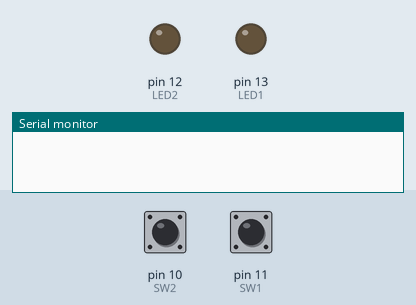
The sketch below on a simulated Arduino Uno, built with avr-gcc and run on an emulated ATmega328P. Shown: output pins drawn as LEDs (lit = HIGH), the last lines printed to the serial monitor. Dashed ring = blinking. Inputs (shaded band) come from the test bench; at power-on: pin 10 (SW2) LOW, pin 11 (SW1) LOW.

Above: at 1.2 s.
1.3 s: pin 10 (SW2) pulled HIGH for 0.15 s
At 2.5 s:
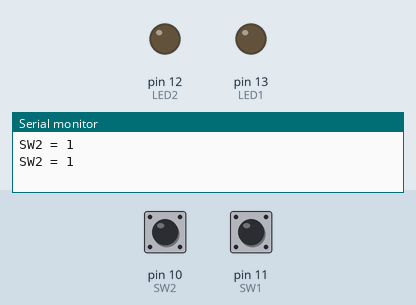
2.9 s: pin 11 (SW1) pulled HIGH for 1 s
At 3.11 s:
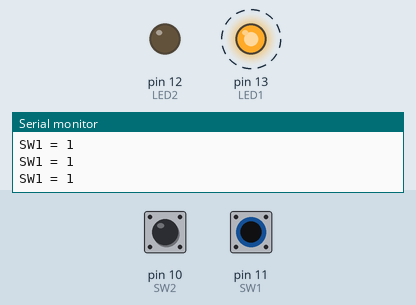
5.9 s: pin 11 (SW1) pulled HIGH for 3.2 s
At 9.7 s:
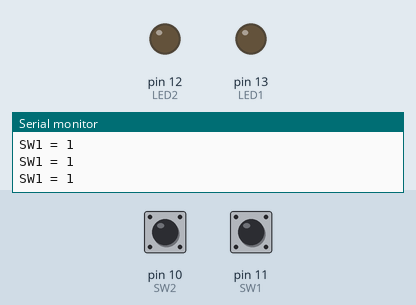
10.6 s: pin 10 (SW2) pulled HIGH for 3.2 s
At 10.81 s:
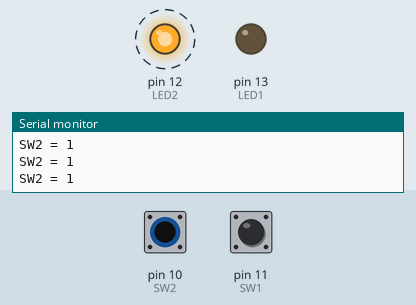
Timing chart, 0 to 15.3 s (numbered marks = the images above; inputs shaded):
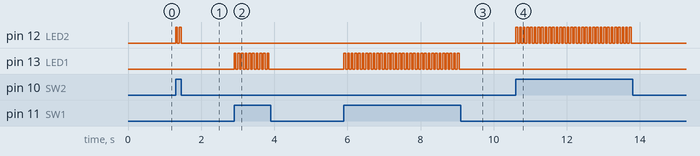

Measured:
- after the input at 1.3 s, pin 12 (LED2): alternates HIGH for 0.05 s and LOW for 0.05 s, 4 changes in all, then stays LOW, starting at once
- after the input at 2.9 s, pin 13 (LED1): alternates HIGH for 0.05 s and LOW for 0.05 s, 20 changes in all, then stays LOW, starting at once
- after the input at 5.9 s, pin 13 (LED1): alternates HIGH for 0.05 s and LOW for 0.05 s, 64 changes in all, then stays LOW, starting at once
- after the input at 10.6 s, pin 12 (LED2): alternates HIGH for 0.05 s and LOW for 0.05 s, 64 changes in all, then stays LOW, starting at once

The sketch:

Exercise_g_.ino
```cpp
// PushbuttonControlOfTwoLeds.ino
// Blink P13 LED if P11 pushbutton is pressed, and blink P12 LED if P10 pushbutton is pressed.
// 4105054025、鄭琮寶

const byte SW1 = 11; // 宣告SW1變數
const byte SW2 = 10; // 宣告SW2變數

const byte LED1 = 13; // 宣告LED1變數
const byte LED2 = 12; // 宣告LED2變數

void setup() {
  Serial.begin(9600);     // 設定鮑率
  pinMode(SW1, INPUT);    // 將SW1腳位輸入
  pinMode(SW2, INPUT);    // 將SW2腳位輸入
  pinMode(LED1, OUTPUT);  // 將LED1腳位輸出
  pinMode(LED2, OUTPUT);  // 將LED2腳位輸出

}

void loop() {
  boolean val1 = digitalRead(SW1); // 讀取SW1腳位的電壓(判斷開啟或關閉)
  boolean val2 = digitalRead(SW2); // 讀取SW2腳位的電壓(判斷開啟或關閉)

  if(val1){ // 若val1值為1的時候執行if條件，若val2值為1的時候執行else if條件，否則執行else條件
    Serial.println("SW1 = 1"); // 在Terminal顯示文字
    digitalWrite(LED1, HIGH); // 打開LED1腳位，也就是將其電壓變成"HIGH"
    delay(50);

  }else if(val2){
    Serial.println("SW2 = 1"); // 在Terminal顯示文字
    digitalWrite(LED2, HIGH); // 打開LED2腳位，也就是將其電壓變成"HIGH"
    delay(50); // delay 50ms

  }else{
    delay(50); // delay 50ms

  }

  digitalWrite(LED1, LOW); // 關閉LED1腳位，也就是將其電壓變成"LOW"
  digitalWrite(LED2, LOW); // 關閉LED2腳位，也就是將其電壓變成"LOW"
  delay(50); // delay 50ms

}
```
